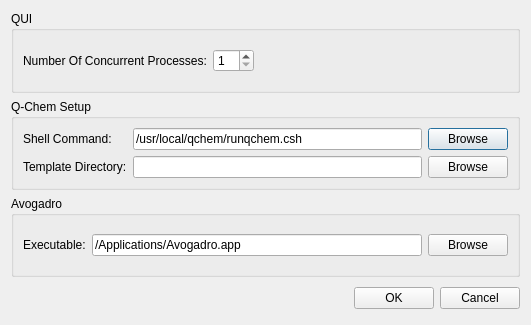
<?xml version="1.0" encoding="UTF-8"?>
<ui version="4.0">
 <class>PreferencesBrowser</class>
 <widget class="QDialog" name="PreferencesBrowser">
  <property name="geometry">
   <rect>
    <x>0</x>
    <y>0</y>
    <width>531</width>
    <height>325</height>
   </rect>
  </property>
  <property name="windowTitle">
   <string>QUI Preferences</string>
  </property>
  <layout class="QVBoxLayout">
   <item>
    <widget class="QGroupBox" name="groupBox_3">
     <property name="title">
      <string>QUI</string>
     </property>
     <layout class="QHBoxLayout">
      <item>
       <widget class="QLabel" name="label">
        <property name="text">
         <string>Number Of Concurrent Processes:</string>
        </property>
       </widget>
      </item>
      <item>
       <widget class="QSpinBox" name="numberOfProcesses">
        <property name="toolTip">
         <string>Specifies the maximum number of processes allowed to run at the same time</string>
        </property>
        <property name="minimum">
         <number>1</number>
        </property>
       </widget>
      </item>
      <item>
       <spacer>
        <property name="orientation">
         <enum>Qt::Horizontal</enum>
        </property>
        <property name="sizeHint" stdset="0">
         <size>
          <width>40</width>
          <height>20</height>
         </size>
        </property>
       </spacer>
      </item>
     </layout>
    </widget>
   </item>
   <item>
    <widget class="QGroupBox" name="groupBox">
     <property name="title">
      <string>Q-Chem Setup</string>
     </property>
     <layout class="QGridLayout" name="gridLayout">
      <item row="0" column="0">
       <widget class="QLabel" name="label_3">
        <property name="text">
         <string>Shell Command:</string>
        </property>
       </widget>
      </item>
      <item row="0" column="1">
       <widget class="QLineEdit" name="lineEditRunQChem">
        <property name="toolTip">
         <string>Enter the shell and any arguments used to launch the Q-Chem executable</string>
        </property>
        <property name="text">
         <string>/usr/local/qchem/runqchem.csh</string>
        </property>
       </widget>
      </item>
      <item row="0" column="2">
       <widget class="QPushButton" name="browseRunQChemButton">
        <property name="text">
         <string>Browse</string>
        </property>
       </widget>
      </item>
      <item row="1" column="0">
       <widget class="QLabel" name="label_2">
        <property name="text">
         <string>Template Directory:</string>
        </property>
       </widget>
      </item>
      <item row="1" column="1">
       <widget class="QLineEdit" name="lineEditTemplateDirectory"/>
      </item>
      <item row="1" column="2">
       <widget class="QPushButton" name="browseTemplateDirectoryButton">
        <property name="text">
         <string>Browse</string>
        </property>
       </widget>
      </item>
     </layout>
    </widget>
   </item>
   <item>
    <widget class="QGroupBox" name="groupBox_2">
     <property name="title">
      <string>Avogadro</string>
     </property>
     <layout class="QHBoxLayout" name="horizontalLayout">
      <item>
       <widget class="QLabel" name="label_4">
        <property name="text">
         <string>Executable:</string>
        </property>
       </widget>
      </item>
      <item>
       <widget class="QLineEdit" name="lineEditAvogadro">
        <property name="toolTip">
         <string>Location of the Avogadro executable</string>
        </property>
        <property name="text">
         <string>/Applications/Avogadro.app</string>
        </property>
       </widget>
      </item>
      <item>
       <widget class="QPushButton" name="browseAvogadroButton">
        <property name="text">
         <string>Browse</string>
        </property>
       </widget>
      </item>
     </layout>
    </widget>
   </item>
   <item>
    <layout class="QHBoxLayout">
     <item>
      <spacer>
       <property name="orientation">
        <enum>Qt::Horizontal</enum>
       </property>
       <property name="sizeHint" stdset="0">
        <size>
         <width>131</width>
         <height>31</height>
        </size>
       </property>
      </spacer>
     </item>
     <item>
      <widget class="QPushButton" name="okButton">
       <property name="text">
        <string>OK</string>
       </property>
      </widget>
     </item>
     <item>
      <widget class="QPushButton" name="cancelButton">
       <property name="text">
        <string>Cancel</string>
       </property>
      </widget>
     </item>
    </layout>
   </item>
  </layout>
 </widget>
 <resources/>
 <connections>
  <connection>
   <sender>okButton</sender>
   <signal>clicked()</signal>
   <receiver>PreferencesBrowser</receiver>
   <slot>accept()</slot>
   <hints>
    <hint type="sourcelabel">
     <x>278</x>
     <y>253</y>
    </hint>
    <hint type="destinationlabel">
     <x>96</x>
     <y>254</y>
    </hint>
   </hints>
  </connection>
  <connection>
   <sender>cancelButton</sender>
   <signal>clicked()</signal>
   <receiver>PreferencesBrowser</receiver>
   <slot>reject()</slot>
   <hints>
    <hint type="sourcelabel">
     <x>369</x>
     <y>253</y>
    </hint>
    <hint type="destinationlabel">
     <x>179</x>
     <y>282</y>
    </hint>
   </hints>
  </connection>
 </connections>
</ui>
